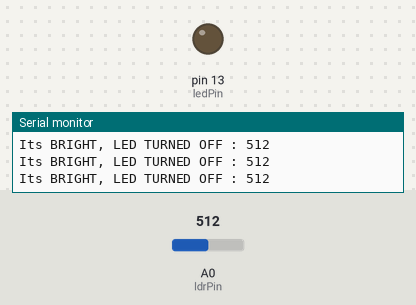
A sketch run on a simulated Arduino Uno, built with avr-gcc and run on an emulated ATmega328P. Parts: output pins drawn as LEDs (lit = HIGH), the last lines printed to the serial monitor. The inputs (shaded band) are chosen by the test bench; at power-on: A0 (ldrPin) = 512.

Above: at 1.2 s.
1.3 s: A0 (ldrPin) set to 887
4.3 s: A0 (ldrPin) set to 917
At 4.7 s:
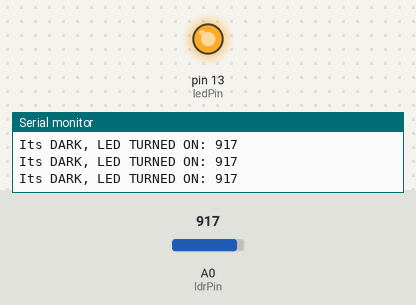
Timing chart, 0 to 7.3 s (numbered marks = the images above; inputs shaded):
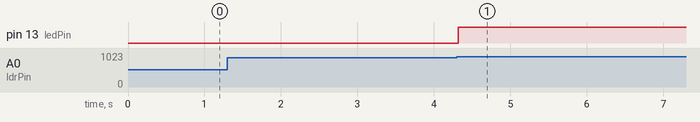

The sketch:

automatic_street_light_control.ino
```cpp
const int ledPin = 13; const int ldrPin = A0; void setup()
{
Serial.begin(9600); pinMode(ledPin, OUTPUT);
pinMode(ldrPin, INPUT);
}
void loop()
{
int ldrStatus = analogRead(ldrPin); if (ldrStatus >= 900)
{
digitalWrite(ledPin, HIGH);
Serial.print("Its DARK, LED TURNED ON: ");
Serial.println(ldrStatus);
}  else  {
digitalWrite(ledPin, LOW);
Serial.print("Its BRIGHT, LED TURNED OFF : ");
Serial.println(ldrStatus);
}
}
```

Measured:
- the behaviour switches between 899 and 900 on A0 (ldrPin) (found by bisection; images 0 and 1)
- after the input at 4.3 s, pin 13 (ledPin): LOW → HIGH at once
